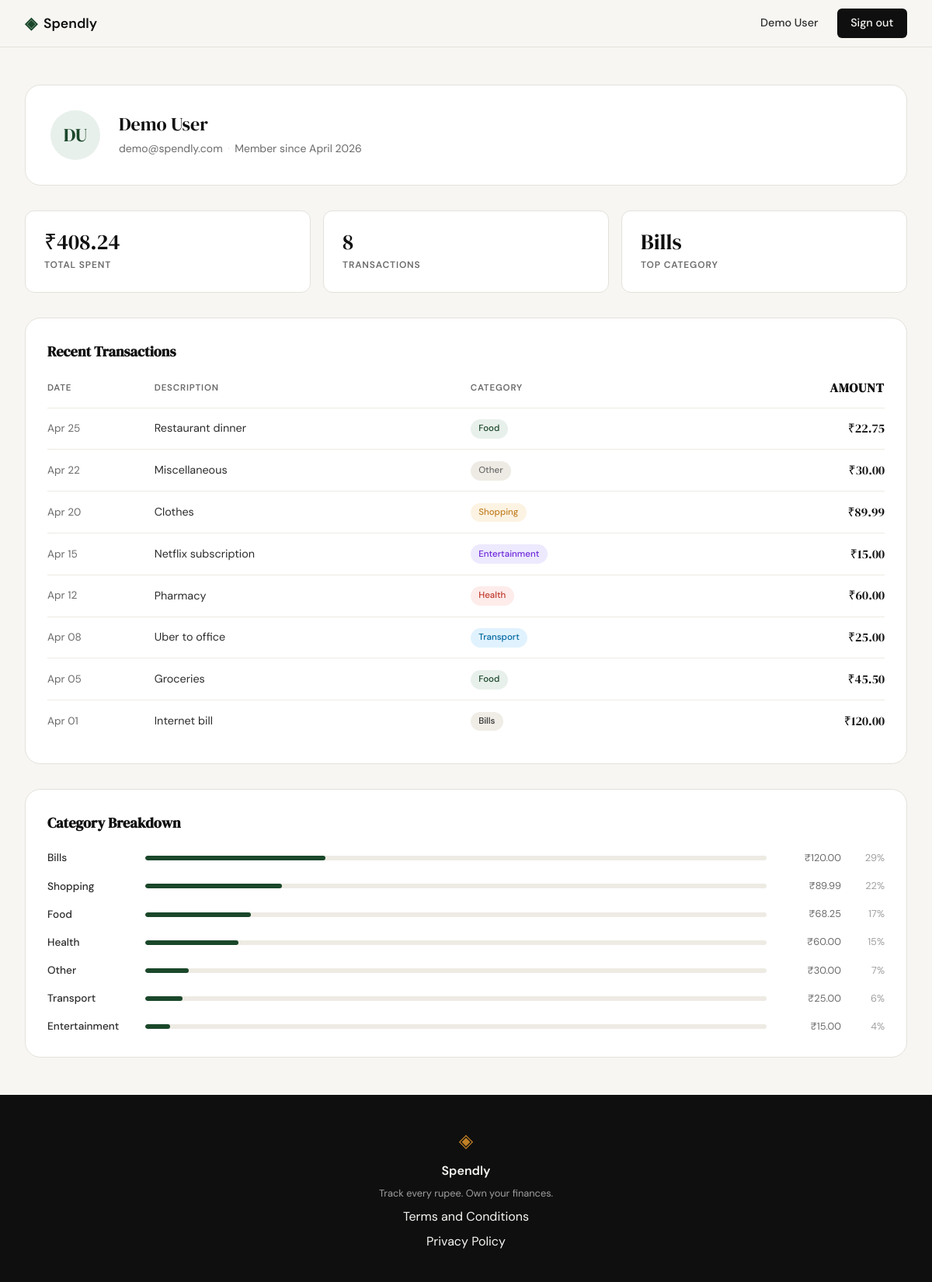
Screenshot of /profile (signed in) with the database file from the repository.
### tables this page shows
CREATE TABLE users (
            id            INTEGER PRIMARY KEY AUTOINCREMENT,
            name          TEXT    NOT NULL,
            email         TEXT    UNIQUE NOT NULL,
            password_hash TEXT    NOT NULL,
            created_at    TEXT    DEFAULT (datetime('now'))
        );

CREATE TABLE expenses (
            id          INTEGER PRIMARY KEY AUTOINCREMENT,
            user_id     INTEGER NOT NULL REFERENCES users(id),
            amount      REAL    NOT NULL,
            category    TEXT    NOT NULL,
            date        TEXT    NOT NULL,
            description TEXT,
            created_at  TEXT    DEFAULT (datetime('now'))
        );

### app.py (the view)
@app.route("/profile")
def profile():
    if not session.get("user_id"):
        return redirect(url_for("login"))
    user = get_user_by_id(session["user_id"])
    summary = get_summary_stats(session["user_id"])
    stats = [
        {"label": "Total Spent",  "value": summary["total_spent"]},
        {"label": "Transactions", "value": summary["transaction_count"]},
        {"label": "Top Category", "value": summary["top_category"]},
    ]
    transactions = get_recent_transactions(session["user_id"])
    categories = get_category_breakdown(session["user_id"])
    return render_template("profile.html",
                           user=user, stats=stats,
                           transactions=transactions,
                           categories=categories)

### app.py (called while the page is built)
@app.context_processor
def inject_current_user():
    user_id = session.get("user_id")
    if not user_id:
        return {"current_user": None}
    conn = get_db()
    try:
        user = conn.execute("SELECT name FROM users WHERE id = ?", (user_id,)).fetchone()
    finally:
        conn.close()
    return {"current_user": user}

### database/db.py (called while the page is built)
def get_db():
    conn = sqlite3.connect(DB_PATH)
    conn.row_factory = sqlite3.Row
    conn.execute("PRAGMA foreign_keys = ON")
    return conn

### database/queries.py (called while the page is built)
def get_user_by_id(user_id):
    conn = get_db()
    try:
        row = conn.execute(
            "SELECT name, email, created_at FROM users WHERE id = ?", (user_id,)
        ).fetchone()
    finally:
        conn.close()
    if row is None:
        return None
    parts = row["name"].strip().split()
    initials = "".join(p[0].upper() for p in parts[:2])
    try:
        member_since = datetime.strptime(row["created_at"], "%Y-%m-%d %H:%M:%S").strftime("%B %Y")
    except (ValueError, TypeError):
        member_since = "—"
    return {
        "name": row["name"],
        "email": row["email"],
        "initials": initials,
        "member_since": member_since,
    }

def get_summary_stats(user_id):
    conn = get_db()
    try:
        total = conn.execute(
            "SELECT COALESCE(SUM(amount), 0) FROM expenses WHERE user_id = ?",
            (user_id,),
        ).fetchone()[0]
        count = conn.execute(
            "SELECT COUNT(*) FROM expenses WHERE user_id = ?",
            (user_id,),
        ).fetchone()[0]
        top_row = conn.execute(
            "SELECT category FROM expenses WHERE user_id = ? GROUP BY category ORDER BY SUM(amount) DESC LIMIT 1",
            (user_id,),
        ).fetchone()
        return {
            "total_spent": f"₹{total:,.2f}",
            "transaction_count": str(count),
            "top_category": top_row["category"] if top_row else "—",
        }
    finally:
        conn.close()

### templates/profile.html (shortened to what this page needs)
{% extends "base.html" %}
{% block head %}
<link rel="stylesheet" href="{{ url_for('static', filename='css/profile.css') }}">
<link rel="stylesheet" href="https://unpkg.com/lucide@latest/dist/umd/lucide.min.css">
{% endblock %}
{% block content %}
<div class="profile-page">
    <div class="profile-header">
        <div class="profile-avatar">{{ user.initials }}</div>
        <div>
            <div class="profile-name">{{ user.name }}</div>
            <div class="profile-meta">
                {{ user.email }}<span>·</span>Member since {{ user.member_since }}
            </div>
        </div>
    </div>
    <div class="profile-stats">
        {% for s in stats %}
        <div class="profile-stat-card">
            <div class="profile-stat-value">{{ s.value }}</div>
            <div class="profile-stat-label">{{ s.label }}</div>
        </div>
        {% endfor %}
    </div>
    <div class="profile-section">
        <h2 class="profile-section-title">Recent Transactions</h2>
        <table class="profile-table">
            <thead>
                <tr>
                    <th>Date</th>
                    <th>Description</th>
                    <th>Category</th>
                    <th class="col-amount">Amount</th>
                </tr>
            </thead>
            <tbody>
                {% for t in transactions %}
                <tr>
                    <td class="col-date">{{ t.date }}</td>
                    <td>{{ t.description }}</td>
                    <td>
                        <span class="cat-badge cat-{{ t.category | lower }}">{{ t.category }}</span>
                    </td>
                    <td class="col-amount">{{ t.amount }}</td>
                </tr>
                {% endfor %}
            </tbody>
        </table>
    </div>
    <div class="profile-section">
        <h2 class="profile-section-title">Category Breakdown</h2>
        {% for c in categories %}
        <div class="profile-breakdown-row">
            <span class="breakdown-name">{{ c.name }}</span>
            <div class="profile-bar-track">
                <div class="profile-bar-fill" style="width: {{ c.pct }}%"></div>
            </div>
            <span class="breakdown-amount">{{ c.amount }}</span>
            <span class="breakdown-pct">{{ c.pct }}%</span>
        </div>
        {% endfor %}
    </div>
</div>
{% endblock %}

### templates/base.html (shortened to what this page needs)
<!DOCTYPE html>
<html lang="en">
<head>
    <link rel="stylesheet" href="{{ url_for('static', filename='css/style.css') }}">
    {% block head %}{% endblock %}
</head>
<body>
    <nav class="navbar">
        <div class="nav-inner">
            <a href="{{ url_for('landing') }}" class="nav-brand">
                <span class="brand-icon">◈</span>
                <span class="brand-name">Spendly</span>
            </a>
            <div class="nav-links">
                {% if session.get('user_id') %}
                    {% if current_user %}<span class="nav-user-name">{{ current_user.name }}</span>{% endif %}
                    <a href="{{ url_for('logout') }}" class="nav-cta">Sign out</a>
                {% else %}
                    <a href="{{ url_for('login') }}">Sign in</a>
                    <a href="{{ url_for('register') }}" class="nav-cta">Get started</a>
                {% endif %}
            </div>
        </div>
    </nav>
    <main class="main-content">
        {% block content %}{% endblock %}
    </main>
    <footer class="footer">
        <div class="footer-inner">
            <span class="brand-icon">◈</span>
            <span class="footer-name">Spendly</span>
            <p class="footer-copy">Track every rupee. Own your finances.</p>
            <a href="/terms">Terms and Conditions</a>
            <a href="/privacy">Privacy Policy</a>
        </div>
    </footer>
</body>
</html>

### static/css/style.css (style rules this page uses)
:root { --ink: #0f0f0f; --ink-soft: #2d2d2d; --ink-muted: #6b6b6b; --ink-faint: #a0a0a0; --paper: #f7f6f3; --paper-warm: #f0ede6; --paper-card: #ffffff; --accent: #1a472a; --accent-light: #e8f0eb; --accent-2: #c17f24; --accent-2-light: #fdf3e3; --danger: #c0392b; --danger-light: #fdecea; --border: #e4e1da; --border-soft: #eeebe4; --font-display: 'DM Serif Display', Georgia, serif; --font-body: 'DM Sans', system-ui, sans-serif; --max-width: 1200px; --auth-width: 440px; --radius-sm: 6px; --radius-md: 12px; --radius-lg: 20px; }
*, *::before, *::after { box-sizing: border-box; margin: 0; padding: 0; }
html { font-size: 16px; scroll-behavior: smooth; }
body { background: var(--paper); color: var(--ink); font-family: var(--font-body); font-size: 1rem; line-height: 1.6; -webkit-font-smoothing: antialiased; }
a { color: inherit; text-decoration: none; }
.navbar { position: sticky; top: 0; z-index: 100; background: var(--paper); border-bottom: 1px solid var(--border); padding: 0 2rem; }
.nav-inner { max-width: var(--max-width); margin: 0 auto; height: 60px; display: flex; align-items: center; justify-content: space-between; }
.nav-brand { display: flex; align-items: center; gap: 0.5rem; font-family: var(--font-body); font-weight: 600; font-size: 1.1rem; color: var(--ink); }
.brand-icon { color: var(--accent); font-size: 1.3rem; }
.brand-name { color: var(--ink); }
.nav-links { display: flex; align-items: center; gap: 1.5rem; font-size: 0.9rem; font-weight: 500; }
.nav-links a { color: var(--ink-muted); transition: color 0.2s; }
.nav-cta { background: var(--ink) !important; color: var(--paper) !important; padding: 0.45rem 1.1rem; border-radius: var(--radius-sm); transition: background 0.2s !important; }
.nav-user-name { color: var(--ink-soft); font-weight: 500; }
.main-content { min-height: calc(100vh - 60px - 100px); }
.footer { background: var(--ink); color: var(--paper); padding: 2.5rem 2rem; text-align: center; }
.footer-inner { display: flex; flex-direction: column; align-items: center; gap: 0.4rem; }
.footer .brand-icon { color: var(--accent-2); font-size: 1.5rem; }
.footer-name { font-weight: 600; font-size: 1rem; }
.footer-copy { font-size: 0.8rem; color: var(--ink-faint); }

### rows the page displays
users: name "Demo User", email "demo@spendly.com"
expenses: date "Apr 25", description "Restaurant dinner", category "Food", amount "₹22.75"
expenses: date "Apr 22", description "Miscellaneous", category "Other", amount "₹30.00", name "Other", pct "7"
expenses: date "Apr 20", description "Clothes", category "Shopping", amount "₹89.99"
expenses: date "Apr 15", description "Netflix subscription", category "Entertainment", amount "₹15.00"
expenses: date "Apr 12", description "Pharmacy", category "Health", amount "₹60.00"
expenses: date "Apr 08", description "Uber to office", category "Transport", amount "₹25.00"
expenses: date "Apr 05", description "Groceries", category "Food", amount "₹45.50"
expenses: date "Apr 01", description "Internet bill", category "Bills", amount "₹120.00"

### other values shown
{{ user.initials }} "DU"
{{ user.member_since }} "April 2026"
{{ s.value }} "₹408.24" "8" "Bills"
{{ s.label }} "TOTAL SPENT" "TRANSACTIONS" "TOP CATEGORY"
{{ c.name }} "Bills" "Shopping" "Food" "Health" "Transport" "Entertainment"
{{ c.amount }} "₹120.00" "₹89.99" "₹68.25" "₹60.00" "₹25.00" "₹15.00"
{{ c.pct }} "29" "22" "17" "15" "6" "4"
